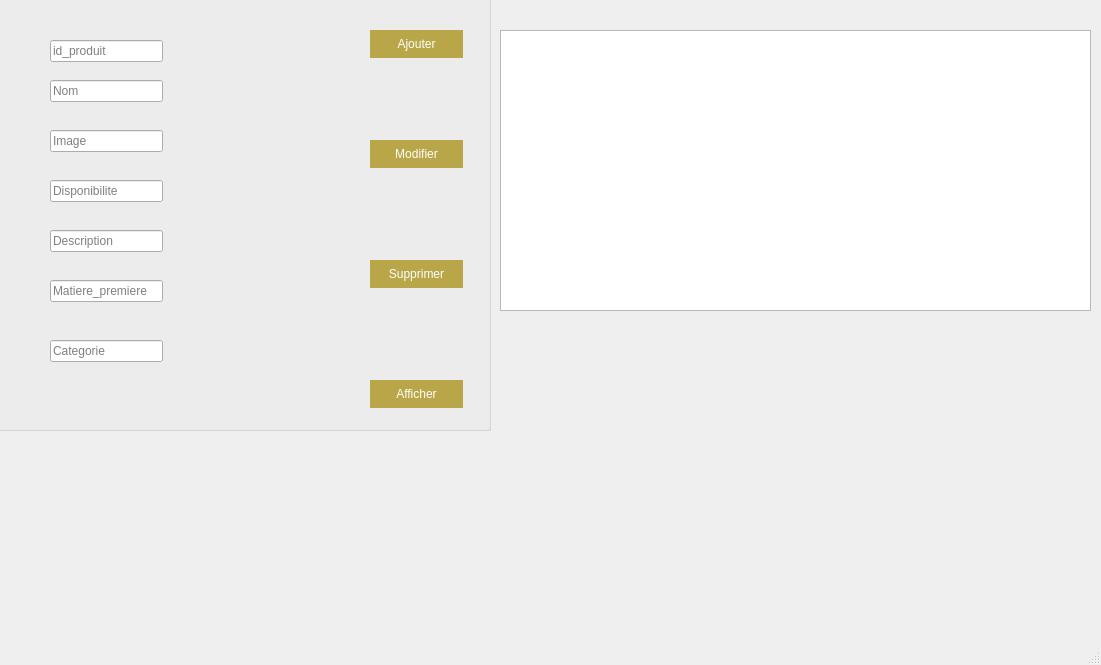
<?xml version="1.0" encoding="UTF-8"?>
<ui version="4.0">
 <class>gestion_produit</class>
 <widget class="QMainWindow" name="gestion_produit">
  <property name="geometry">
   <rect>
    <x>0</x>
    <y>0</y>
    <width>1101</width>
    <height>665</height>
   </rect>
  </property>
  <property name="windowTitle">
   <string>gestion_produit</string>
  </property>
  <widget class="QWidget" name="centralwidget">
   <widget class="QTableView" name="tableView">
    <property name="geometry">
     <rect>
      <x>500</x>
      <y>30</y>
      <width>591</width>
      <height>281</height>
     </rect>
    </property>
   </widget>
   <widget class="QGroupBox" name="groupBox">
    <property name="geometry">
     <rect>
      <x>-10</x>
      <y>-20</y>
      <width>501</width>
      <height>451</height>
     </rect>
    </property>
    <property name="title">
     <string>GroupBox</string>
    </property>
    <widget class="QPushButton" name="ajouter">
     <property name="geometry">
      <rect>
       <x>380</x>
       <y>50</y>
       <width>93</width>
       <height>28</height>
      </rect>
     </property>
     <property name="toolTip">
      <string>border-radius: 20px;
color: rgb(255, 255, 255);
font: 75 10pt &quot;MS Shell Dlg 2&quot;;
background-color: rgb(184, 166, 73);</string>
     </property>
     <property name="styleSheet">
      <string notr="true">border-radius: 20px;
color: rgb(255, 255, 255);
font: 75 10pt &quot;MS Shell Dlg 2&quot;;
background-color: rgb(184, 166, 73);</string>
     </property>
     <property name="text">
      <string>Ajouter</string>
     </property>
    </widget>
    <widget class="QPushButton" name="modifier">
     <property name="geometry">
      <rect>
       <x>380</x>
       <y>160</y>
       <width>93</width>
       <height>28</height>
      </rect>
     </property>
     <property name="styleSheet">
      <string notr="true">border-radius: 20px;
color: rgb(255, 255, 255);
font: 75 10pt &quot;MS Shell Dlg 2&quot;;
background-color: rgb(184, 166, 73);</string>
     </property>
     <property name="text">
      <string>Modifier</string>
     </property>
    </widget>
    <widget class="QPushButton" name="supprimer">
     <property name="geometry">
      <rect>
       <x>380</x>
       <y>280</y>
       <width>93</width>
       <height>28</height>
      </rect>
     </property>
     <property name="styleSheet">
      <string notr="true">border-radius: 20px;
color: rgb(255, 255, 255);
font: 75 10pt &quot;MS Shell Dlg 2&quot;;
background-color: rgb(184, 166, 73);</string>
     </property>
     <property name="text">
      <string>Supprimer</string>
     </property>
    </widget>
    <widget class="QPushButton" name="afficher">
     <property name="geometry">
      <rect>
       <x>380</x>
       <y>400</y>
       <width>93</width>
       <height>28</height>
      </rect>
     </property>
     <property name="styleSheet">
      <string notr="true">border-radius: 20px;
color: rgb(255, 255, 255);
font: 75 10pt &quot;MS Shell Dlg 2&quot;;
background-color: rgb(184, 166, 73);</string>
     </property>
     <property name="text">
      <string>Afficher</string>
     </property>
    </widget>
    <widget class="QLineEdit" name="ID_PRODUIT">
     <property name="geometry">
      <rect>
       <x>60</x>
       <y>60</y>
       <width>113</width>
       <height>22</height>
      </rect>
     </property>
     <property name="frame">
      <bool>true</bool>
     </property>
     <property name="placeholderText">
      <string>id_produit</string>
     </property>
    </widget>
    <widget class="QLineEdit" name="NOM">
     <property name="geometry">
      <rect>
       <x>60</x>
       <y>100</y>
       <width>113</width>
       <height>22</height>
      </rect>
     </property>
     <property name="placeholderText">
      <string>Nom</string>
     </property>
    </widget>
    <widget class="QLineEdit" name="IMAGE">
     <property name="geometry">
      <rect>
       <x>60</x>
       <y>150</y>
       <width>113</width>
       <height>22</height>
      </rect>
     </property>
     <property name="placeholderText">
      <string>Image</string>
     </property>
    </widget>
    <widget class="QLineEdit" name="DISPONIBILITE">
     <property name="geometry">
      <rect>
       <x>60</x>
       <y>200</y>
       <width>113</width>
       <height>22</height>
      </rect>
     </property>
     <property name="placeholderText">
      <string>Disponibilite</string>
     </property>
    </widget>
    <widget class="QLineEdit" name="DISCRIPTION">
     <property name="geometry">
      <rect>
       <x>60</x>
       <y>250</y>
       <width>113</width>
       <height>22</height>
      </rect>
     </property>
     <property name="placeholderText">
      <string>Description</string>
     </property>
    </widget>
    <widget class="QLineEdit" name="MATIERE_PREMIERE">
     <property name="geometry">
      <rect>
       <x>60</x>
       <y>300</y>
       <width>113</width>
       <height>22</height>
      </rect>
     </property>
     <property name="placeholderText">
      <string>Matiere_premiere</string>
     </property>
    </widget>
    <widget class="QLineEdit" name="CATEGORIE">
     <property name="geometry">
      <rect>
       <x>60</x>
       <y>360</y>
       <width>113</width>
       <height>22</height>
      </rect>
     </property>
     <property name="placeholderText">
      <string>Categorie</string>
     </property>
    </widget>
   </widget>
   <widget class="QLabel" name="label">
    <property name="geometry">
     <rect>
      <x>0</x>
      <y>-10</y>
      <width>1200</width>
      <height>631</height>
     </rect>
    </property>
    <property name="text">
     <string/>
    </property>
    <property name="pixmap">
     <pixmap>../../Downloads/380386414_855923546066163_830367517448804430_n.png</pixmap>
    </property>
   </widget>
   <zorder>label</zorder>
   <zorder>tableView</zorder>
   <zorder>groupBox</zorder>
  </widget>
  <widget class="QMenuBar" name="menubar">
   <property name="geometry">
    <rect>
     <x>0</x>
     <y>0</y>
     <width>1101</width>
     <height>26</height>
    </rect>
   </property>
  </widget>
  <widget class="QStatusBar" name="statusbar"/>
 </widget>
 <resources/>
 <connections/>
</ui>
